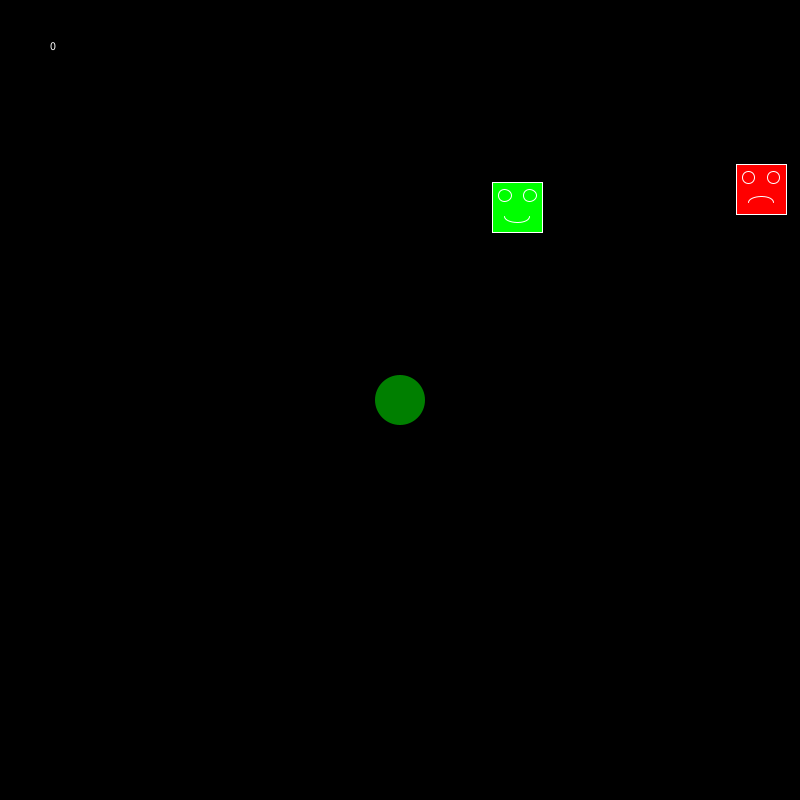
Frame 1 (no input)
Frame 60 (the mouse pressed at the canvas centre just before this capture): identical to frame 1, image omitted
Frame 120 (the mouse held since frame 60 and released just before this capture): identical to frame 1, image omitted

The Processing sketch that drew this single still picture (run headless with seeded random() and noise(); from frame 60 on, the mouse is pressed at the canvas centre):

// Processing sketch: accBall
// ── accBall.pde
Ball ball;
Guy goodguy;
Guy badguy;
int score = 0;

void setup() {
  size(800, 800);
  ball = new Ball(width/2, height/2, 25);
  goodguy = new Guy(random(width), random(height), 50, true);
  badguy = new Guy(random(width), random(height), 50, false);
}

void draw() {
  background(0);
  
  if(mousePressed) {
    PVector mouse = new PVector(mouseX, mouseY);
    PVector f = mouse.sub(ball.pos).mult(0.0005);
    ball.move(f);
  } else {
    ball.move();
  }
  
  goodguy.show();
  badguy.show();
  ball.show();
  
  if(goodguy.hit(ball)) {
    while(goodguy.hit(ball)) goodguy.spawn();
    score++;
  }
  if(badguy.hit(ball)) {
    while(badguy.hit(ball)) badguy.spawn();
    score--;
  }
  
  fill(255);
  text(score, 50, 50);
}

class Ball {
  PVector pos;
  PVector vel;
  PVector acc;
  float r;
  float m = 2;
  float maxvel = 10;
  float drag = 0.03;
  
  Ball(float x, float y, float radius) {
    pos = new PVector(x, y);
    vel = new PVector(0, 0);
    acc = new PVector(0, 0);
    r = radius;
  }
  
  void move() {
    PVector f = new PVector(0,0);
    move(f);
  }
  
  void move(PVector force) {
    force.sub(vel.copy().mult(drag));
    acc = force.copy().mult((float)1/m);
    vel.add(acc);
    vel.limit(maxvel);
    pos.add(vel);
    
    if(pos.x > width-r) pos.set(width-r, pos.y);
    if(pos.y > height-r) pos.set(pos.x, height-r);
    if(pos.x < r) pos.set(r, pos.y);
    if(pos.y < r) pos.set(pos.x, r);
  }
  
  void show() {
    fill(0, 127, 0);
    noStroke();
    ellipse(pos.x, pos.y, r*2, r*2);
  }
}

class Guy {
  float x, y;
  float w;
  boolean good;
  
  Guy(float X, float Y, float size, boolean g) {
    x = X;
    y = Y;
    w = size;
    good = g;
  }
  
  boolean hit(Ball b) {
    float nearestX = max(x-w/2, min(b.pos.x, x+w/2));
    float nearestY = max(y-w/2, min(b.pos.y, y+w/2));
    return dist(nearestX, nearestY, b.pos.x, b.pos.y) < b.r;
  }
  
  void show() {
    stroke(255);
    if(good) {
      fill(0, 255, 0);
    } else {
      fill(255, 0, 0);
    }
    rectMode(CENTER);
    rect(x, y, w, w);
    noFill();
    if(this.good) arc(x, y+w/6, w/2, w/4, 0, PI);
    else arc(x, y+w/4, w/2, w/4, PI, TWO_PI);
    ellipse(x-w/4, y-w/4, w/4, w/4);
    ellipse(x+w/4, y-w/4, w/4, w/4);
  }
  
  void spawn() {
    x = random(width);
    y = random(height);
  }
}
